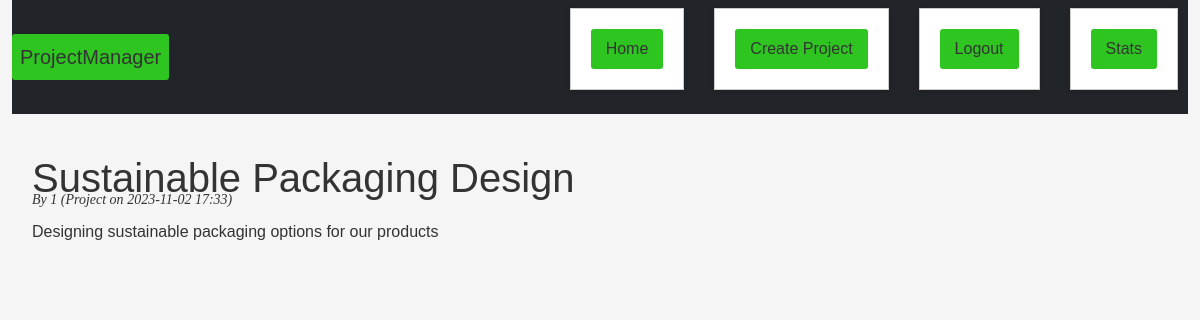
Screenshot of /project/5 (signed in) with the database file from the repository.
### models.py (models this page shows, shortened)
class Project(db.Model):
        __tablename__ = 'projects'  # specify the table name explicitly
        project_id = db.mapped_column(db.Integer, primary_key=True)
        name = db.mapped_column(db.String(100), nullable=False)
        description = db.mapped_column(db.String(100), nullable=False)
        status = db.mapped_column(db.String(100), nullable=False)
        created_at = db.mapped_column(db.DateTime, default=datetime.utcnow)
        managed_project_id = db.mapped_column(db.Integer, db.ForeignKey('users.id'), nullable=False)
        managed_project = db.relationship('User', backref=db.backref('projects', lazy=True))

### app.py (the view)
@app.route("/project/<int:project_id>")
@login_required
def project(project_id):
    project = Project.query.get_or_404(project_id)
    return render_template("project.html", project=project, allow_edit=allow_edit(project))

### app.py (called while the page is built)
@login_manager.user_loader
def load_user(user_id):
    return User.query.get(int(user_id))

def allow_edit(project):
    return project.managed_project == current_user

### templates/project.html (shortened to what this page needs)
{% set title = project.name %}
{% extends 'base.html' %}
{% block content %}
    <p class="project-meta">By {{ project.managed_project_id }} (Project on {{ project.created_at.strftime('%Y-%m-%d %H:%M') }})</p>
    <p class="project-description">{{ project.description }}</p>
{% endblock %}

### templates/base.html (shortened to what this page needs)
<!DOCTYPE html>
<html lang="en">
<head>
  <link href="https://cdn.jsdelivr.net/npm/bootstrap@5.2.3/dist/css/bootstrap.min.css" rel="stylesheet">
  <link rel="stylesheet" type="text/css" href="{{ url_for('static', filename='styles.css') }}">
</head>
<body>
  <div class="container-fluid">
    <nav class="navbar navbar-expand-lg navbar-dark bg-dark">
      <a class="navbar-brand px-2" href="/">ProjectManager</a>
      <div class="collapse navbar-collapse justify-content-end" id="navbarNav">
        <ul>
          <li><a href="{{ url_for('index') }}">Home</a></li>
          {% if current_user.is_authenticated %}
          <li><a href="{{ url_for('create_project_page') }}">Create Project</a></li>
          <li><a href="{{ url_for('logout_page') }}">Logout</a></li>
          <li><a href="{{ url_for('stats') }}">Stats</a></li>
          {% else %}
          <li><a href="{{ url_for('login_page') }}">Login</a></li>
          <li><a href="{{ url_for('register_page') }}">Register</a></li>
          {% endif %}
        </ul>
      </div>
    </nav>
    <main>
      <h1>{{ title }}</h1>
      {% block content %}{% endblock %}
    </main>
  </div>
</body>
</html>

### static/styles.css (style rules this page uses)
body { font-family: Arial, sans-serif; margin: 0; padding: 0; background-color: #f5f5f5; color: #333; }
h1 { margin-top: 0; }
nav { margin-bottom: 20px; }
.navbar ul { list-style: none; padding: 0; display: flex; justify-content: center; }
.navbar li { margin-right: 10px; }
.navbar a { color: #333; text-decoration: none; padding: 8px 15px; border-radius: 3px; background-color: #2ec520; transition: background-color 0.3s ease; }
main { padding: 20px; }
ul { list-style: none; padding: 0; display: grid; grid-template-columns: repeat(auto-fill, minmax(300px, 1fr)); grid-gap: 20px; }
li { background-color: #fff; border: 1px solid #ccc; padding: 20px; box-shadow: 0 2px 5px rgba(0, 0, 0, 0.1); display: flex; flex-direction: column; }
.project-meta { flex-grow: 1; margin-top: -20px; font: italic 14px/1.4 Georgia, serif; background-color: #f5f5f5; }
.project-description { flex-grow: 1; margin-bottom: 10px; white-space: pre-wrap; }
p { margin-bottom: 10px; }

### rows the page displays
Project: name "Sustainable Packaging Design", managed_project_id "1", created_at "2023-11-02 17:33", description "Designing sustainable packaging options for our products"
